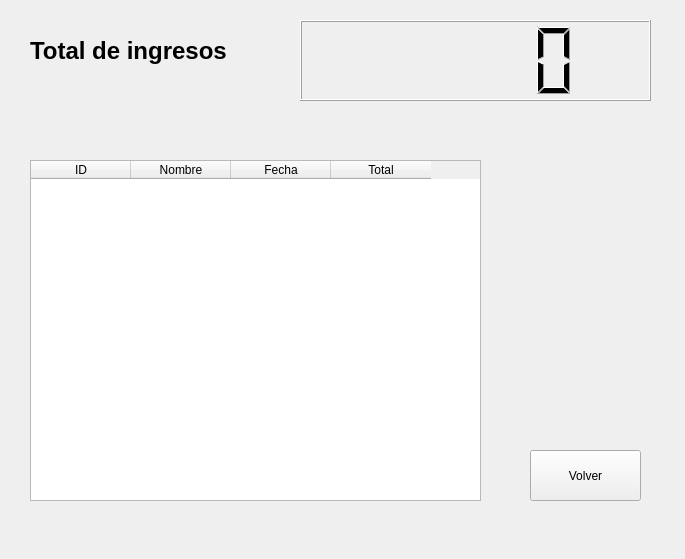
<?xml version="1.0" encoding="UTF-8"?>
<ui version="4.0">
 <class>Contabilidad</class>
 <widget class="QMainWindow" name="Contabilidad">
  <property name="geometry">
   <rect>
    <x>0</x>
    <y>0</y>
    <width>685</width>
    <height>559</height>
   </rect>
  </property>
  <property name="sizePolicy">
   <sizepolicy hsizetype="Fixed" vsizetype="Fixed">
    <horstretch>0</horstretch>
    <verstretch>0</verstretch>
   </sizepolicy>
  </property>
  <property name="minimumSize">
   <size>
    <width>685</width>
    <height>559</height>
   </size>
  </property>
  <property name="maximumSize">
   <size>
    <width>685</width>
    <height>559</height>
   </size>
  </property>
  <property name="windowTitle">
   <string>MainWindow</string>
  </property>
  <widget class="QWidget" name="centralwidget">
   <widget class="QTableWidget" name="tableContabilidad">
    <property name="geometry">
     <rect>
      <x>30</x>
      <y>160</y>
      <width>451</width>
      <height>341</height>
     </rect>
    </property>
    <column>
     <property name="text">
      <string>ID</string>
     </property>
    </column>
    <column>
     <property name="text">
      <string>Nombre</string>
     </property>
    </column>
    <column>
     <property name="text">
      <string>Fecha</string>
     </property>
    </column>
    <column>
     <property name="text">
      <string>Total</string>
     </property>
    </column>
   </widget>
   <widget class="QPushButton" name="btnVolver">
    <property name="geometry">
     <rect>
      <x>530</x>
      <y>450</y>
      <width>111</width>
      <height>51</height>
     </rect>
    </property>
    <property name="text">
     <string>Volver</string>
    </property>
   </widget>
   <widget class="QLCDNumber" name="lcdTotal">
    <property name="geometry">
     <rect>
      <x>300</x>
      <y>20</y>
      <width>351</width>
      <height>81</height>
     </rect>
    </property>
   </widget>
   <widget class="QLabel" name="label">
    <property name="geometry">
     <rect>
      <x>30</x>
      <y>10</y>
      <width>221</width>
      <height>81</height>
     </rect>
    </property>
    <property name="font">
     <font>
      <pointsize>18</pointsize>
      <weight>75</weight>
      <bold>true</bold>
     </font>
    </property>
    <property name="text">
     <string>Total de ingresos</string>
    </property>
   </widget>
  </widget>
  <widget class="QMenuBar" name="menubar">
   <property name="geometry">
    <rect>
     <x>0</x>
     <y>0</y>
     <width>685</width>
     <height>21</height>
    </rect>
   </property>
  </widget>
 </widget>
 <resources/>
 <connections/>
</ui>
